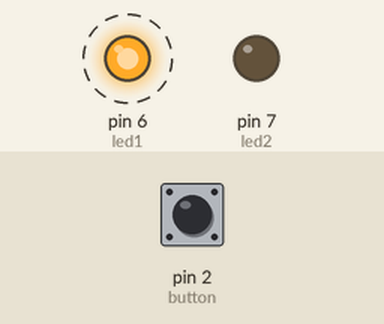
Recording of a sketch running on a simulated Arduino Uno, built with avr-gcc and run on an emulated ATmega328P. Parts: output pins drawn as LEDs (lit = HIGH). Dashed ring = blinking. The inputs (shaded band) are chosen by the test bench; at power-on: pin 2 (button) HIGH.

Above: at 6.8 s.
6.9 s: pin 2 (button) pulled LOW for 2.6 s
At 7.8 s:
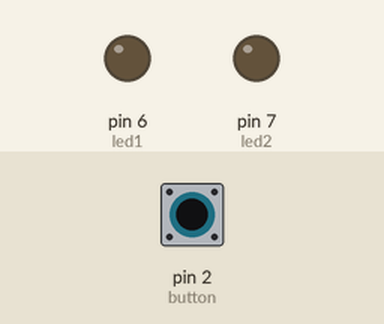
At 9.0 s:
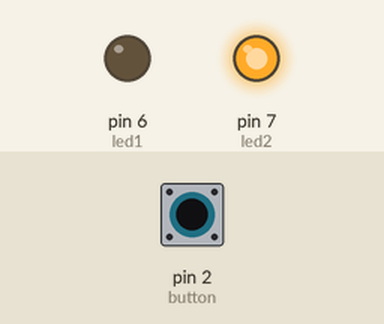
Timing chart, 0 to 17.0 s (numbered marks = the images above; inputs shaded):
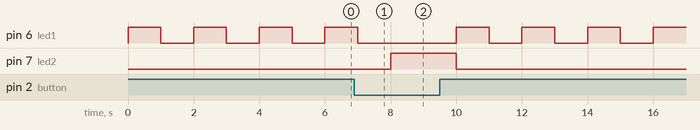

The sketch:

5_delay_nogo_demo_2leds_1button.ino
```cpp
/*
   Sketching mit Hardware
  DMP - Vertiefung Medieninformatik 2 - WS 23_24
  - Using the delay() function. Termin 5
  This project illustrates the problem with the delay
  function on how it blocks our arduino. 2 Blinking LED + a pushbutton to change the state
  Martinez
*/
int led1 = 6;
int led2 = 7;
int button = 2;


void setup() {
  pinMode(led1, OUTPUT);
  pinMode(led2, OUTPUT);
  pinMode(button, INPUT_PULLUP);

}

void loop() {
  digitalWrite(led1, HIGH);
  delay(1000);
  digitalWrite(led1, LOW);
  delay(1000);

  if (!digitalRead(button)) {
    digitalWrite(led2, HIGH);
    delay(2000);
    digitalWrite(led2, LOW);
  }
}
```

Measured:
- after the input at 6.9 s, pin 7 (led2): LOW → HIGH after 1.1 s, → LOW 2.0 s later
- by itself, pin 6 (led1): repeats every 2.0 s: HIGH 1.0 s, LOW 1.0 s
